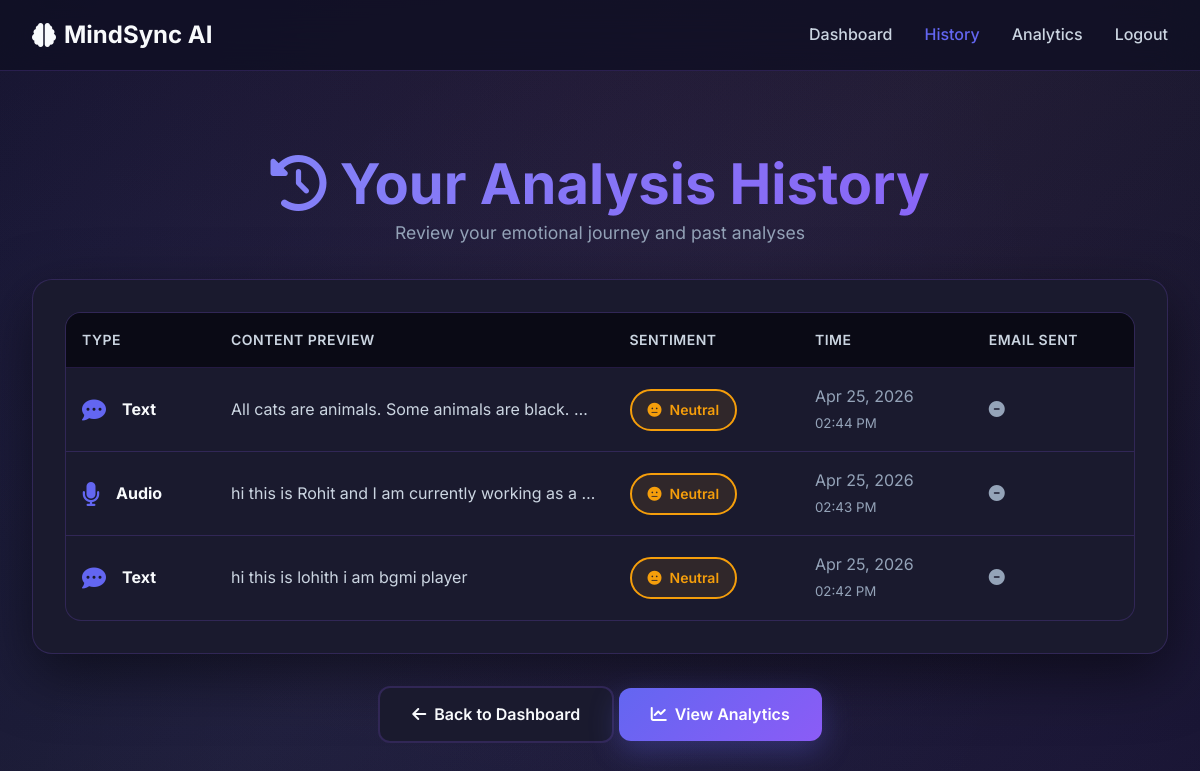
Screenshot of /history (signed in) with the database file from the repository.
### models.py (models this page shows, shortened)
class Prediction(db.Model):
    __tablename__ = 'predictions'
    id = db.Column(db.Integer, primary_key=True)
    user_id = db.Column(db.Integer, db.ForeignKey('users.id'), nullable=False)
    analysis_type = db.Column(db.String(50), nullable=False)  # text, image, audio
    input_data = db.Column(db.Text, nullable=False)
    sentiment = db.Column(db.String(50), nullable=False)  # positive, neutral, negative
    suggestion = db.Column(db.Text)
    email_sent = db.Column(db.Boolean, default=False)
    timestamp = db.Column(db.DateTime, default=lambda: datetime.now(pytz.timezone('Asia/Kolkata')))

### app.py (the view)
@app.route('/history')
@login_required
def history():
    page = request.args.get('page', 1, type=int)
    per_page = 20
    predictions = Prediction.query.filter_by(user_id=current_user.id).order_by(Prediction.timestamp.desc()).paginate(page=page, per_page=per_page, error_out=False)
    return render_template('history.html', predictions=predictions)

### app.py (called while the page is built)
@login_manager.user_loader
def load_user(user_id):
    return User.query.get(int(user_id))

### templates/history.html (shortened to what this page needs)
{% extends "base.html" %}
{% block content %}
<section class="section">
    <div class="container">
        <div class="text-center mb-4">
            <h1><i class="fas fa-history"></i> Your Analysis History</h1>
            <p style="font-size: 1.1rem; color: var(--text-muted);">
                Review your emotional journey and past analyses
            </p>
        </div>
        <div class="card">
            <div class="table-container">
                <table>
                    <thead>
                        <tr>
                            <th>Type</th>
                            <th>Content Preview</th>
                            <th>Sentiment</th>
                            <th>Time</th>
                            <th>Email Sent</th>
                        </tr>
                    </thead>
                    <tbody>
                        {% if predictions.items %}
                            {% for pred in predictions.items %}
                            <tr>
                                <td>
                                    <div class="d-flex align-center gap-2">
                                        <i class="fas fa-{{ 'comment-dots' if pred.analysis_type == 'text' else 'image' if pred.analysis_type == 'image' else 'microphone' }}"
                                           style="font-size: 1.5rem; color: var(--primary);"></i>
                                        <strong>{{ pred.analysis_type.title() }}</strong>
                                    </div>
                                </td>
                                <td style="max-width: 300px;">
                                    <p style="color: var(--text-secondary); margin: 0; overflow: hidden; text-overflow: ellipsis; white-space: nowrap;">
                                        {{ pred.input_data[:80] }}{% if pred.input_data|length > 80 %}...{% endif %}
                                    </p>
                                </td>
                                <td>
                                    <span class="sentiment-badge sentiment-{{ pred.sentiment }}">
                                        {% if pred.sentiment == 'positive' %}
                                            <i class="fas fa-smile"></i>
                                        {% elif pred.sentiment == 'neutral' %}
                                            <i class="fas fa-meh"></i>
                                        {% else %}
                                            <i class="fas fa-frown"></i>
                                        {% endif %}
                                        {{ pred.sentiment.title() }}
                                    </span>
                                </td>
                                <td style="color: var(--text-muted);">
                                    {{ pred.timestamp.strftime('%b %d, %Y') }}<br>
                                    <small>{{ pred.timestamp.strftime('%I:%M %p') }}</small>
                                </td>
                                <td>
                                    {% if pred.email_sent %}
                                        <i class="fas fa-check-circle" style="color: var(--success); font-size: 1.5rem;"></i>
                                    {% else %}
                                        <i class="fas fa-minus-circle" style="color: var(--text-muted);"></i>
                                    {% endif %}
                                </td>
                            </tr>
                            {% endfor %}
                        {% endif %}
                    </tbody>
                </table>
            </div>
        </div>
        <div class="text-center mt-4">
            <a href="{{ url_for('dashboard') }}" class="btn btn-secondary">
                <i class="fas fa-arrow-left"></i>
                Back to Dashboard
            </a>
            <a href="{{ url_for('analytics') }}" class="btn btn-primary">
                <i class="fas fa-chart-line"></i>
                View Analytics
            </a>
        </div>
    </div>
</section>
{% endblock %}

### static/css/style.css (style rules this page uses)
:root { --primary: #6366f1; --primary-dark: #4f46e5; --primary-light: #818cf8; --secondary: #8b5cf6; --accent: #ec4899; --success: #10b981; --warning: #f59e0b; --danger: #ef4444; --neutral: #6b7280; --bg-dark: #0f0f23; --bg-darker: #0a0a15; --bg-card: #1a1a2e; --bg-card-hover: #25254d; --text-primary: #f8fafc; --text-secondary: #cbd5e1; --text-muted: #94a3b8; --border: rgba(139, 92, 246, 0.2); --shadow: 0 20px 60px rgba(0, 0, 0, 0.5); --shadow-lg: 0 30px 80px rgba(0, 0, 0, 0.6); --transition: all 0.3s cubic-bezier(0.4, 0, 0.2, 1); --transition-slow: all 0.5s cubic-bezier(0.4, 0, 0.2, 1); }
* { margin: 0; padding: 0; box-sizing: border-box; }
html { scroll-behavior: smooth; }
body { font-family: 'Inter', -apple-system, BlinkMacSystemFont, 'Segoe UI', Roboto, sans-serif; background: var(--bg-dark); color: var(--text-primary); line-height: 1.6; overflow-x: hidden; }
h1, h2, h3, h4, h5, h6 { font-weight: 700; line-height: 1.2; background: linear-gradient(135deg, var(--primary-light), var(--secondary)); -webkit-background-clip: text; -webkit-text-fill-color: transparent; background-clip: text; }
h1 { font-size: 3.5rem; }
.btn { padding: 0.875rem 2rem; border: none; border-radius: 12px; font-size: 1rem; font-weight: 600; cursor: pointer; transition: var(--transition); text-decoration: none; display: inline-flex; align-items: center; gap: 0.5rem; position: relative; overflow: hidden; z-index: 10; }
.btn::before { content: ''; position: absolute; top: 50%; left: 50%; width: 0; height: 0; border-radius: 50%; background: rgba(255, 255, 255, 0.1); transform: translate(-50%, -50%); transition: width 0.6s, height 0.6s; pointer-events: none; }
.btn-primary { background: linear-gradient(135deg, var(--primary), var(--secondary)); color: white; box-shadow: 0 10px 30px rgba(99, 102, 241, 0.3); }
.btn-secondary { background: var(--bg-card); color: var(--text-primary); border: 2px solid var(--border); }
.card { background: var(--bg-card); border: 1px solid var(--border); border-radius: 20px; padding: 2rem; box-shadow: var(--shadow); transition: var(--transition); position: relative; overflow: hidden; }
.card::before { content: ''; position: absolute; top: 0; left: 0; width: 100%; height: 100%; background: linear-gradient(135deg, rgba(99, 102, 241, 0.05), rgba(139, 92, 246, 0.05)); opacity: 0; transition: var(--transition); pointer-events: none; }
.container { max-width: 1400px; margin: 0 auto; padding: 0 2rem; }
.section { padding: 5rem 0; }
.sentiment-badge { display: inline-flex; align-items: center; gap: 0.5rem; padding: 0.5rem 1rem; border-radius: 50px; font-weight: 600; font-size: 0.875rem; }
.sentiment-neutral { background: rgba(245, 158, 11, 0.1); color: var(--warning); border: 2px solid var(--warning); }
.table-container { background: var(--bg-card); border: 1px solid var(--border); border-radius: 16px; overflow: hidden; }
table { width: 100%; border-collapse: collapse; }
thead { background: var(--bg-darker); }
th { padding: 1rem; text-align: left; font-weight: 600; color: var(--text-secondary); text-transform: uppercase; font-size: 0.875rem; letter-spacing: 0.5px; }
td { padding: 1rem; border-top: 1px solid var(--border); }
tr { transition: var(--transition); }
.text-center { text-align: center; }
.mt-4 { margin-top: 2rem; }
.mb-4 { margin-bottom: 2rem; }
.d-flex { display: flex; }
.align-center { align-items: center; }
.gap-2 { gap: 1rem; }

### rows the page displays
Prediction: analysis_type "Text", input_data "All cats are animals. Some animals are black.…", sentiment "Neutral", timestamp "Apr 25, 2026", timestamp "02:44 PM", email_sent False (drawn)
Prediction: analysis_type "Audio", input_data "hi this is Rohit and I am currently working as a…", sentiment "Neutral", timestamp "Apr 25, 2026", timestamp "02:43 PM", email_sent False (drawn)
Prediction: analysis_type "Text", input_data "hi this is lohith i am bgmi player", sentiment "Neutral", timestamp "Apr 25, 2026", timestamp "02:42 PM", email_sent False (drawn)
